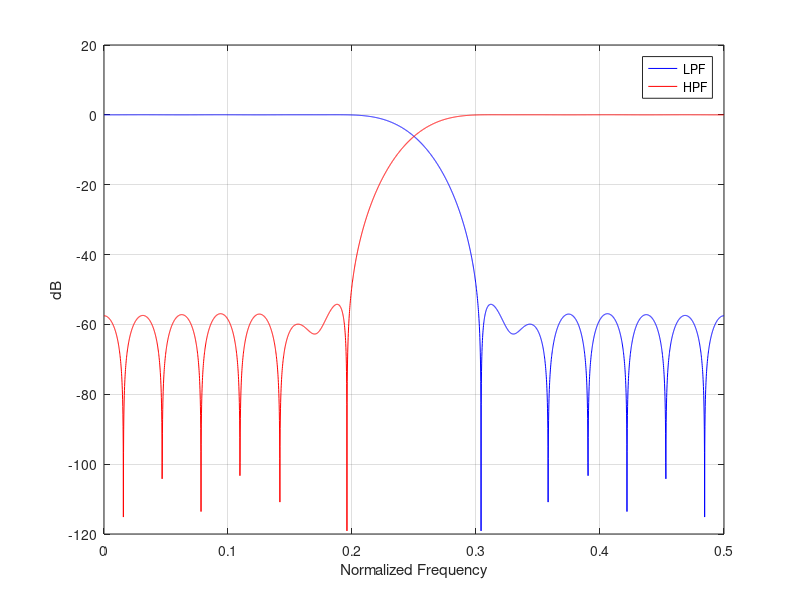

This chart was generated by the following MATLAB code: (Note: this script raises an error after producing the figure.)
clear; clc; clear all; clf;
pkg load signal;

len = 32;
lpf = fir1(len,0.5);
hpf = lpf .* cos(pi*(0:len));

[H_lpf, w] = freqz(lpf, 1, 4096);
[H_hpf, ~] = freqz(hpf, 1, 4096);

plot(w/(2*pi), 20*log10(abs(H_lpf)+1e-12), 'b'); hold on;
plot(w/(2*pi), 20*log10(abs(H_hpf)+1e-12), 'r');
hold off;
grid on;
legend('LPF','HPF');
xlabel('Normalized Frequency');
ylabel('dB');

export("lpf.hpp",lpf);
export("hpf.hpp",hpf);
print('-dpng', 'complementary.png', '-r150');

#{
clear; clc; clear all; clf;
pkg load signal;

[b_lpf, a_lpf] = cheby2(16, 40, 0.5);
[b_hpf, a_hpf] = cheby2(16, 40, 0.5, 'high');

[H_lpf, w] = freqz(b_lpf, a_lpf, 4096);
[H_hpf, ~] = freqz(b_hpf, a_hpf, 4096);

plot(w/(2*pi), 20*log10(abs(H_lpf)+1e-12), 'b'); hold on;
plot(w/(2*pi), 20*log10(abs(H_hpf)+1e-12), 'r');
hold off;
grid on;
legend('LPF','HPF');
xlabel('Normalized Frequency');
ylabel('dB');

export("lpf.hpp", b_lpf, a_lpf(2:end));
export("hpf.hpp", b_hpf, a_hpf(2:end));
print('-dpng', 'complementary.png', '-r150');
#}
